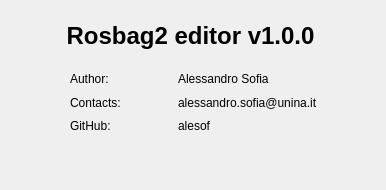
<?xml version="1.0" encoding="UTF-8"?>
<ui version="4.0">
 <class>NewProjectDialog</class>
 <widget class="QDialog" name="NewProjectDialog">
  <property name="geometry">
   <rect>
    <x>0</x>
    <y>0</y>
    <width>386</width>
    <height>190</height>
   </rect>
  </property>
  <property name="windowTitle">
   <string>Dialog</string>
  </property>
  <widget class="QLabel" name="Info">
   <property name="geometry">
    <rect>
     <x>20</x>
     <y>20</y>
     <width>341</width>
     <height>31</height>
    </rect>
   </property>
   <property name="font">
    <font>
     <pointsize>18</pointsize>
     <bold>true</bold>
    </font>
   </property>
   <property name="text">
    <string>Rosbag2 editor v1.0.0</string>
   </property>
   <property name="alignment">
    <set>Qt::AlignCenter</set>
   </property>
  </widget>
  <widget class="QWidget" name="">
   <property name="geometry">
    <rect>
     <x>70</x>
     <y>70</y>
     <width>248</width>
     <height>65</height>
    </rect>
   </property>
   <layout class="QGridLayout" name="gridLayout">
    <item row="0" column="0">
     <widget class="QLabel" name="label">
      <property name="text">
       <string>Author:</string>
      </property>
     </widget>
    </item>
    <item row="0" column="1">
     <widget class="QLabel" name="label_2">
      <property name="text">
       <string>Alessandro Sofia</string>
      </property>
     </widget>
    </item>
    <item row="1" column="0">
     <widget class="QLabel" name="label_3">
      <property name="text">
       <string>Contacts:</string>
      </property>
     </widget>
    </item>
    <item row="1" column="1">
     <widget class="QLabel" name="label_4">
      <property name="text">
       <string>alessandro.sofia@unina.it</string>
      </property>
      <property name="openExternalLinks">
       <bool>false</bool>
      </property>
     </widget>
    </item>
    <item row="2" column="0">
     <widget class="QLabel" name="label_5">
      <property name="text">
       <string>GitHub:</string>
      </property>
     </widget>
    </item>
    <item row="2" column="1">
     <widget class="QLabel" name="label_6">
      <property name="text">
       <string>alesof</string>
      </property>
     </widget>
    </item>
   </layout>
  </widget>
 </widget>
 <resources/>
 <connections/>
</ui>
